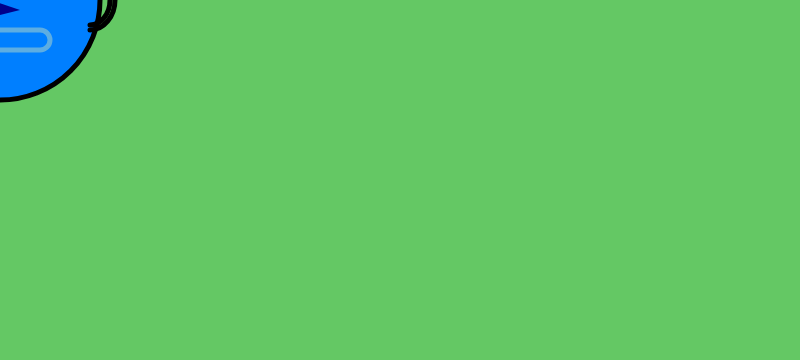
Frame 1 (no input)
Frame 60 (no input): identical to frame 1, image omitted
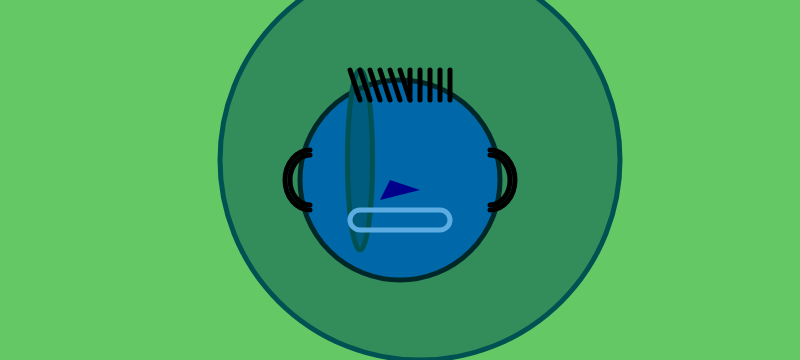
Frame 120 (the mouse pressed at the canvas centre since frame 60)

The p5.js sketch that drew these frames (run headless with seeded random() and noise() and a simulated clock; from frame 60 on, the mouse is pressed at the canvas centre):

// p5.js sketch
// ── sketch.js
/*
	Interactive Self Portrait
	by Shaikh "Asghar"
	2.18.2020
	-
*/

//  global scope

// position variables
var x;  // 200; // origin for face
var y = 180;

// size variables
var s = 200; // size of the face

function setup() {
	// setup scope
	createCanvas(800, 360);
	x = width/2;
}

function draw() {
	// draw scope
	background(100, 200, 100);

	// shapes with xy coordinate + size 

	fill('#007fff');
	stroke('black');
	strokeWeight(5);	

	// face area

	x = mouseX;
	y = mouseY;
	ellipse(x, y, s);  // face
	
	
	// x++;
	// s++;

	fill(0, 81, 82, 127);
	stroke(0, 81, 82);
	ellipse(x + 20, y - 20, mouseX); // right eye
	ellipse(x - 40, y - 20, s/8, mouseY); // left eye

	// mouth
	rectMode(CENTER);
	stroke('#5DADE2');	
	strokeWeight(5);
	noFill();
	rect(x, y + 40, 100, 20, 10);

	// right ear
	stroke('black');
	noFill();
	arc(x + 90, y, 50, 60, -HALF_PI, HALF_PI);
	arc(x + 90, y, 40, 50, -HALF_PI, HALF_PI);

	// left ear
	stroke('black')
	noFill();
	arc(x - 90, y, 50, 60, HALF_PI, -HALF_PI);
	arc(x - 90, y, 40, 50, HALF_PI, -HALF_PI);

	// shapes that are only xy points

	// hair
	line(x - 50, y - 110, x - 40, y - 80);
	line(x - 40, y - 110, x - 30, y - 80);
	line(x - 30, y - 110, x - 20, y - 80);
	line(x - 20, y - 110, x - 10, y - 80);
	line(x - 10, y - 110, x, y - 80);
	line(x, y - 110, x + 10, y - 80);
	line(x + 10, y - 110, x + 10, y - 80);
	line(x + 20, y - 110, x + 20, y - 80);
	line(x + 30, y - 110, x + 30, y - 80);
	line(x + 40, y - 110, x + 40, y - 80);
	line(x + 50, y - 110, x + 50, y - 80);

	// nose
	fill('darkblue');
	noStroke();
	triangle(x - 10, y, x - 20, y + 20, x + 20, y + 10);

}
